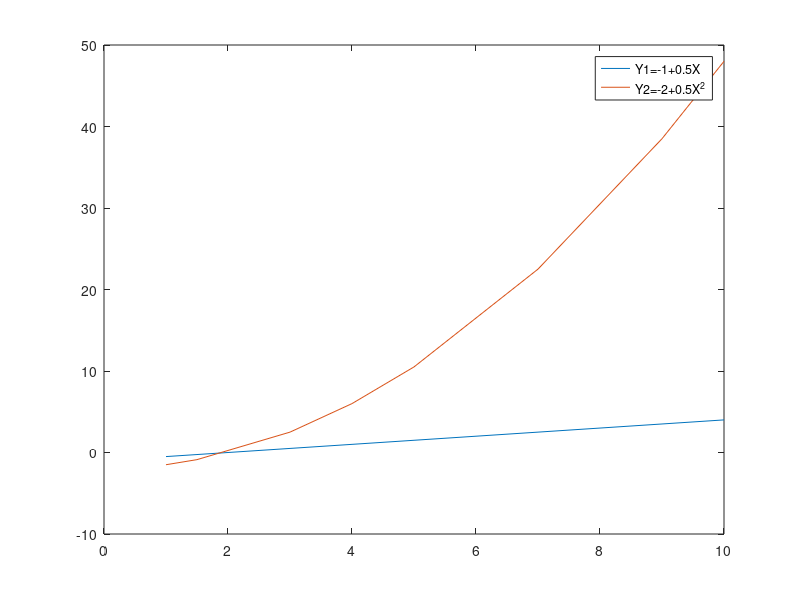

Write MATLAB code to recreate this figure.
% Econ512 homework 1 Pin Sun

% Problem 1

X=[1 1.5 3 4 5 7 9 10];
Y1=-1+0.5*X;
Y2=-2+0.5*X.^2;
plot(X,Y1,X,Y2);
legend('Y1=-1+0.5X','Y2=-2+0.5X^2')

% Problem 2

X=linspace(-10,20,200)';
sum(X)

% Problem 3
A=[2 4 6; 1 7 5; 3 12 4];
b=[-2;3;10];
C=A'*b
AA=A'*A;
D=AA\b
Ab=A'*b;
E=sum(Ab)
F=A;
F(:,3)=[];
F(2,:)=[];
F
% Gauss-Seidel method ( cannot use it because here it is not a contraction mapping)
%Q=tril(A);
%x=[1;1;1]; % initial guessing
%maxit=100;
%tol=1e-5;
%for it = 1:maxit
  %  dx = Q\(b - A*x);
   % x = x + dx;
   % if norm(dx) < tol 
   %     fprintf('Converged: x(1) = %.4f, iter = %d\n', x(1), it);
   %     break
    %end
   % if mod(it, 1)==0
   %     fprintf('it: %d \t norm(dx) = %.4f\n', it, norm(dx)); 
   % end
%end
%norm(eye(4)-Q\A)
x=A\b

% Problem 4
B=blkdiag(A,A,A,A,A)
%B=blkdiag(diag(diag(A)),diag(diag(A)),diag(diag(A)), ...
%diag(diag(A)),diag(diag(A)))

% Problem 5
%rng(100);
A=normrnd(10,5,[5,3]);
[n,m]=size(A);
for i=1:n
  for j=1:m
    if A(i,j)<10 
      A(i,j)=0;
      else
      A(i,j)=1;
      end
      end
end
A 
% Problem 6

data0=csvread('datahw1.csv');
[numr,numc]=size(data0);
%num1=numr/4; 
%for i=1:num1
  %d1=(i-1)*4+1;
  %d2=i*4;
  %if data0(d1,2)~=89 || data0(d2,2)~=93
   % fprintf('The panel data is not balanced')
   % break
   % end
%end
data1=ones(numr,4);
data2=zeros(numr,1);
for i=1:numr
  data1(i,2)=data0(i,3);
  data1(i,3)=data0(i,4);
  data1(i,4)=data0(i,6);
  data2(i,1)=data0(i,5);
end
XX=data1'*data1;
%Q=tril(XX);
betahat=XX\data1'*data2; 
err2hat=sum((data2-data1*betahat)'*(data2-data1*betahat))/(numr-4);
varbetahat=XX\(err2hat*eye(4));
stdbetahat=sqrt(varbetahat)

%b=eye(4);
%mL = eye(size(XX));
%mU = XX;
%nEq = length(b);
%for c = 1:nEq-1
 %   for r = c+1:nEq
 %       mL(r,c) =  mU(r,c)/mU(c,c);
 %       mU(r,:) =  mU(r,:) - mU(c,:)*mL(r,c);
        %[mU; mL]; %Output Suprressed
 %   end
%end
%y = mL\b;
%mx = mU\y





















 

